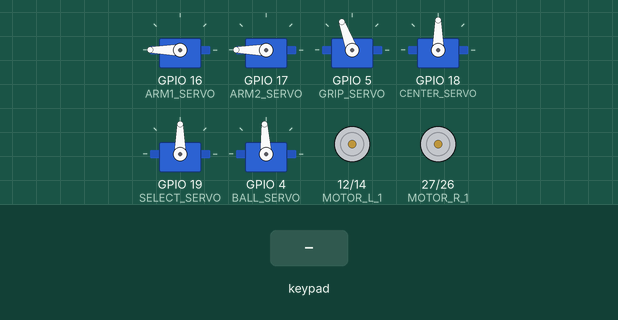
Recording of a sketch running on a simulated ESP32. Parts: 6 × servo, motor-driver pin pairs drawn as motors (green arrow = first pin HIGH = forward, orange = second pin HIGH = backward, longer = more drive). The test bench sets the inputs (shaded band). Nothing arrives over Bluetooth unless stated; what the sketch prints to the serial monitor is not drawn.

Above: at 1.2 s.
1.3 s: key 'O' pressed
At 2.2 s:
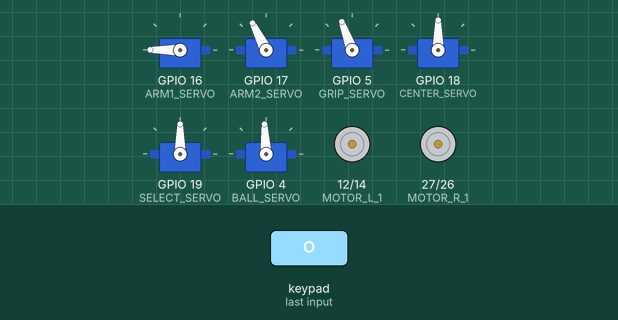
3.2 s: key 'U' pressed
At 3.41 s:
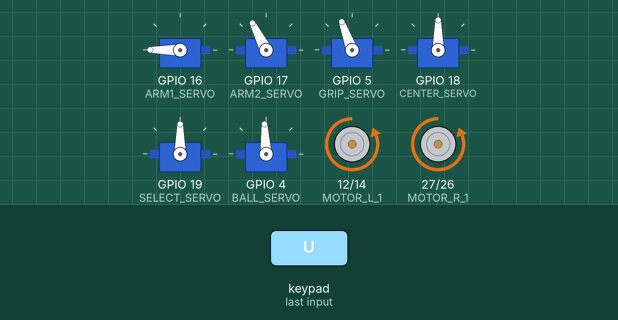
5.1 s: key 'D' pressed
At 5.31 s:
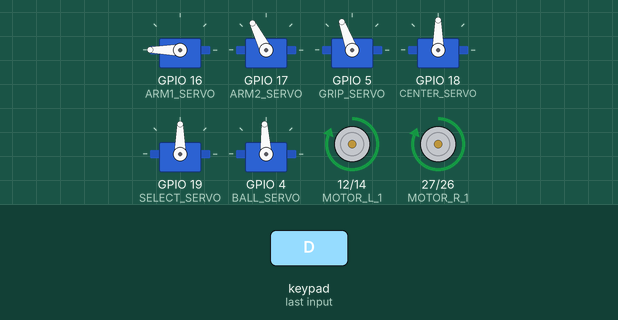
7.0 s: key 'L' pressed
At 7.21 s:
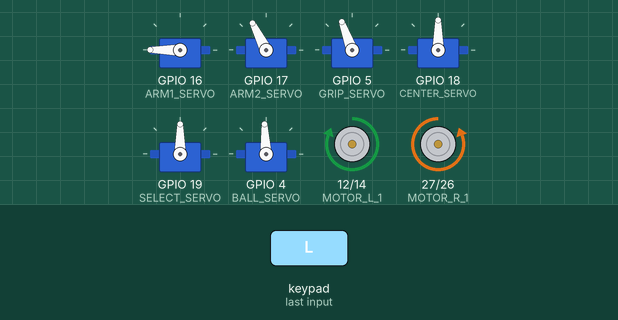
8.9 s: key 'R' pressed
At 9.11 s:
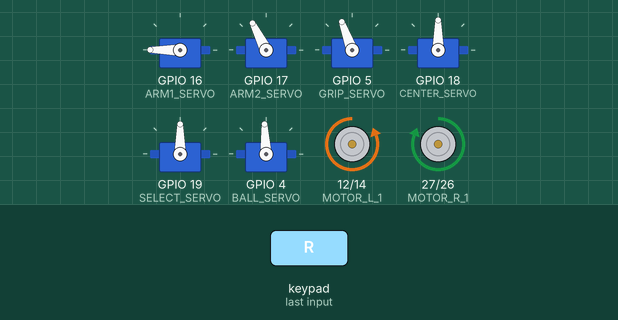
10.8 s: key 'O' pressed
At 11.9 s:
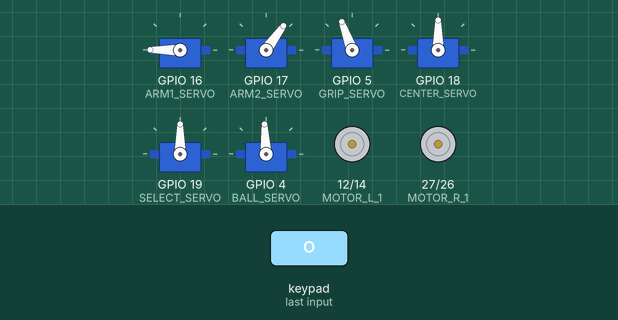
Timing chart, 0 to 13.7 s (numbered marks = the images above; inputs shaded):
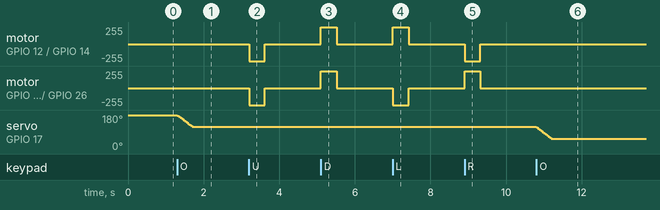

Measured:
- after the input at 1.3 s, servo on GPIO 17 (ARM2_SERVO): moves from 180° to 117° over 0.40 s, starting at once
- after the input at 3.2 s, motor on GPIO 12 (MOTOR_L_1) / GPIO 14 (MOTOR_L_2), motor on GPIO 27 (MOTOR_R_1) / GPIO 26 (MOTOR_R_2): stopped → backward 255/255 at once, → stopped 0.42 s later
- after the input at 5.1 s, motor on GPIO 12 (MOTOR_L_1) / GPIO 14 (MOTOR_L_2), motor on GPIO 27 (MOTOR_R_1) / GPIO 26 (MOTOR_R_2): stopped → forward 255/255 at once, → stopped 0.42 s later
- after the input at 7.0 s, motor on GPIO 12 (MOTOR_L_1) / GPIO 14 (MOTOR_L_2): stopped → forward 255/255 at once, → stopped 0.42 s later; motor on GPIO 27 (MOTOR_R_1) / GPIO 26 (MOTOR_R_2): stopped → backward 255/255 at once, → stopped 0.42 s later
- after the input at 8.9 s, motor on GPIO 12 (MOTOR_L_1) / GPIO 14 (MOTOR_L_2): stopped → backward 255/255 at once, → stopped 0.42 s later; motor on GPIO 27 (MOTOR_R_1) / GPIO 26 (MOTOR_R_2): stopped → forward 255/255 at once, → stopped 0.42 s later
- after the input at 10.8 s, servo on GPIO 17 (ARM2_SERVO): moves from 117° to 54° over 0.40 s, starting at once

The sketch:

xedieukhien.ino
```cpp
#include <ESP32Servo.h>
#include <Ps3Controller.h>

// === Motor pins ===
#define MOTOR_L_1 12
#define MOTOR_L_2 14
#define MOTOR_R_1 27
#define MOTOR_R_2 26

// === Servo pins ===
#define ARM1_SERVO 16
#define ARM2_SERVO 17
#define GRIP_SERVO 5
#define CENTER_SERVO 18
#define SELECT_SERVO 19   // Servo thường (nút L2)
#define BALL_SERVO 4      // Servo 360 độ (nút Select)

// Servo objects
Servo arm1, arm2, grip, center, selectServo, ball;

// Servo angles
float arm1_angle = 180;
float arm2_angle = 180;
float grip_angle = 160;
float ungrip_angle = 110;
float grip_angle1 = 160;
float ungrip_angle1 = 80;
float center_angle = 90;
float center_step = 3;
float select_angle = 180;
float unselect_angle = 90;

// States
bool is_grip = false;
bool is_grip1 = false;
bool is_ball_rotating = false;
bool is_select_on = false;

// Motor speed
int maxspeed = 255;

// === Movement control ===
void stop() { setMotor(0, 0); }
void forward() { setMotor(maxspeed, maxspeed); }
void backward() { setMotor(-maxspeed, -maxspeed); }
void left() { setMotor(-maxspeed, maxspeed); }
void right() { setMotor(maxspeed, -maxspeed); }
void forwardLeft() { setMotor(0, maxspeed); }
void forwardRight() { setMotor(maxspeed, 0); }
void backwardLeft() { setMotor(0, -maxspeed); }
void backwardRight() { setMotor(-maxspeed, 0); }

void setMotor(int speedA, int speedB) {
  speedA = -speedA;
  speedB = -speedB;

  digitalWrite(MOTOR_L_1, speedA > 0 ? HIGH : LOW);
  digitalWrite(MOTOR_L_2, speedA < 0 ? HIGH : LOW);
  digitalWrite(MOTOR_R_1, speedB > 0 ? HIGH : LOW);
  digitalWrite(MOTOR_R_2, speedB < 0 ? HIGH : LOW);
}

// === PS3 callback ===
void notify() {
  int ly = Ps3.data.analog.stick.ly;
  int lx = Ps3.data.analog.stick.lx;

  // === Di chuyển robot ===
  if (ly < -10 && lx < -10) forwardLeft();
  else if (ly < -10 && lx > 10) forwardRight();
  else if (ly > 10 && lx < -10) backwardLeft();
  else if (ly > 10 && lx > 10) backwardRight();
  else if (ly < -10) forward();
  else if (ly > 10) backward();
  else if (lx < -10) left();
  else if (lx > 10) right();
  else if (Ps3.data.button.up) forward();
  else if (Ps3.data.button.down) backward();
  else if (Ps3.data.button.left) left();
  else if (Ps3.data.button.right) right();
  else stop();

  // === Arm1: Triangle / Cross ===
  if (Ps3.data.button.triangle) {
    arm1_angle = constrain(arm1_angle + 3, 0, 180);
    arm1.write(arm1_angle);
  } else if (Ps3.data.button.cross) {
    arm1_angle = constrain(arm1_angle - 3, 0, 180);
    arm1.write(arm1_angle);
  }

  // === Arm2: Square / Circle ===
  if (Ps3.data.button.square) {
    arm2_angle = constrain(arm2_angle + 3, 0, 180);
    arm2.write(arm2_angle);
  } else if (Ps3.data.button.circle) {
    arm2_angle = constrain(arm2_angle - 3, 0, 180);
    arm2.write(arm2_angle);
  }

  // === Center: L1 / R1 ===
  if (Ps3.data.button.l2) {
    center_angle = constrain(center_angle + center_step, 0, 180);
    center.write(center_angle);
  }
  if (Ps3.data.button.r2) {
    center_angle = constrain(center_angle - center_step, 0, 180);
    center.write(center_angle);
  }

  // === Bắn bóng: SELECT (servo 360 độ ở chân 4) ===
  if (Ps3.data.button.select) {
    is_ball_rotating = !is_ball_rotating;
    ball.writeMicroseconds(is_ball_rotating ? 2000 : 1500);  // 2000 quay, 1500 dừng
    delay(200);
  }

  // === Gắp / Thả: R2 ===


  // === Servo thường chân 19: L2 ===
  if (Ps3.data.button.l1) {
    selectServo.write(is_grip1 ? ungrip_angle1 : grip_angle1);
      is_grip1 = !is_grip1;
  }

   if (Ps3.data.button.r1) {
    grip.write(is_grip ? ungrip_angle : grip_angle);
      is_grip = !is_grip;
  }
}

void onConnect() {
  Serial.println("Đã kết nối tay cầm PS3");
}

void setup() {
  Serial.begin(115200);

  // Setup motor pins
  pinMode(MOTOR_L_1, OUTPUT);
  pinMode(MOTOR_L_2, OUTPUT);
  pinMode(MOTOR_R_1, OUTPUT);
  pinMode(MOTOR_R_2, OUTPUT);
  stop();

  // Attach servos
  arm1.attach(ARM1_SERVO);
  arm2.attach(ARM2_SERVO);
  grip.attach(GRIP_SERVO);
  center.attach(CENTER_SERVO);
  selectServo.attach(SELECT_SERVO);  // chân 19
  ball.attach(BALL_SERVO);           // chân 4 (servo 360)

  // Initial positions
  arm1.write(arm1_angle);
  arm2.write(arm2_angle);
  grip.write(ungrip_angle);
  center.write(center_angle);
  selectServo.write(unselect_angle);
  ball.writeMicroseconds(1500); // stop servo 360

  // PS3 connection
  Ps3.attach(notify);
  Ps3.attachOnConnect(onConnect);
  Ps3.begin("20:00:00:00:87:91"); // ← thay bằng địa chỉ MAC tay cầm của bạn nếu khác
  Serial.println("Đang chờ kết nối tay cầm PS3...");
}

void loop() {
  // notify() xử lý mọi thao tác
}
```
